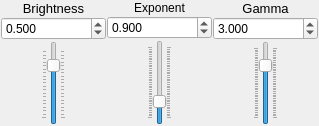
         <widget class="QWidget" name="Top">
          <attribute name="title">
           <string>Top</string>
          </attribute>
          <layout class="QGridLayout" name="gridLayout_23">
           <property name="leftMargin">
            <number>1</number>
           </property>
           <property name="topMargin">
            <number>1</number>
           </property>
           <property name="rightMargin">
            <number>1</number>
           </property>
           <property name="bottomMargin">
            <number>1</number>
           </property>
           <property name="spacing">
            <number>1</number>
           </property>
           <item row="0" column="0">
            <layout class="QVBoxLayout" name="verticalLayout_7">
             <item>
              <layout class="QVBoxLayout" name="verticalLayout_8">
               <item>
                <widget class="QLabel" name="label_9">
                 <property name="text">
                  <string>&lt;html&gt;&lt;head/&gt;&lt;body&gt;&lt;p align=&quot;center&quot;&gt;&lt;span style=&quot; font-size:10pt;&quot;&gt;Brightness&lt;/span&gt;&lt;/p&gt;&lt;/body&gt;&lt;/html&gt;</string>
                 </property>
                </widget>
               </item>
               <item>
                <widget class="QDoubleSpinBox" name="blend_top_lume_spin">
                 <property name="wrapping">
                  <bool>false</bool>
                 </property>
                 <property name="readOnly">
                  <bool>false</bool>
                 </property>
                 <property name="buttonSymbols">
                  <enum>QAbstractSpinBox::UpDownArrows</enum>
                 </property>
                 <property name="accelerated">
                  <bool>false</bool>
                 </property>
                 <property name="correctionMode">
                  <enum>QAbstractSpinBox::CorrectToPreviousValue</enum>
                 </property>
                 <property name="keyboardTracking">
                  <bool>true</bool>
                 </property>
                 <property name="decimals">
                  <number>3</number>
                 </property>
                 <property name="minimum">
                  <double>-0.990000000000000</double>
                 </property>
                 <property name="maximum">
                  <double>0.990000000000000</double>
                 </property>
                 <property name="singleStep">
                  <double>0.010000000000000</double>
                 </property>
                 <property name="value">
                  <double>0.500000000000000</double>
                 </property>
                </widget>
               </item>
              </layout>
             </item>
             <item>
              <layout class="QHBoxLayout" name="horizontalLayout_8">
               <item>
                <spacer name="horizontalSpacer_15">
                 <property name="orientation">
                  <enum>Qt::Horizontal</enum>
                 </property>
                 <property name="sizeHint" stdset="0">
                  <size>
                   <width>40</width>
                   <height>20</height>
                  </size>
                 </property>
                </spacer>
               </item>
               <item>
                <widget class="QSlider" name="blend_top_lume_slider">
                 <property name="minimum">
                  <number>-999</number>
                 </property>
                 <property name="maximum">
                  <number>999</number>
                 </property>
                 <property name="value">
                  <number>500</number>
                 </property>
                 <property name="orientation">
                  <enum>Qt::Vertical</enum>
                 </property>
                 <property name="invertedAppearance">
                  <bool>false</bool>
                 </property>
                 <property name="invertedControls">
                  <bool>false</bool>
                 </property>
                 <property name="tickPosition">
                  <enum>QSlider::TicksBothSides</enum>
                 </property>
                 <property name="tickInterval">
                  <number>100</number>
                 </property>
                </widget>
               </item>
               <item>
                <spacer name="horizontalSpacer_16">
                 <property name="orientation">
                  <enum>Qt::Horizontal</enum>
                 </property>
                 <property name="sizeHint" stdset="0">
                  <size>
                   <width>40</width>
                   <height>20</height>
                  </size>
                 </property>
                </spacer>
               </item>
              </layout>
             </item>
            </layout>
           </item>
           <item row="0" column="1">
            <layout class="QVBoxLayout" name="verticalLayout_19">
             <item>
              <layout class="QVBoxLayout" name="verticalLayout_20">
               <item>
                <widget class="QLabel" name="label_11">
                 <property name="text">
                  <string>&lt;html&gt;&lt;head/&gt;&lt;body&gt;&lt;p align=&quot;center&quot;&gt;Exponent&lt;/p&gt;&lt;/body&gt;&lt;/html&gt;</string>
                 </property>
                </widget>
               </item>
               <item>
                <widget class="QDoubleSpinBox" name="blend_top_exponent_spin">
                 <property name="wrapping">
                  <bool>false</bool>
                 </property>
                 <property name="frame">
                  <bool>true</bool>
                 </property>
                 <property name="buttonSymbols">
                  <enum>QAbstractSpinBox::UpDownArrows</enum>
                 </property>
                 <property name="accelerated">
                  <bool>false</bool>
                 </property>
                 <property name="correctionMode">
                  <enum>QAbstractSpinBox::CorrectToPreviousValue</enum>
                 </property>
                 <property name="keyboardTracking">
                  <bool>true</bool>
                 </property>
                 <property name="decimals">
                  <number>3</number>
                 </property>
                 <property name="maximum">
                  <double>4.000000000000000</double>
                 </property>
                 <property name="singleStep">
                  <double>0.050000000000000</double>
                 </property>
                 <property name="value">
                  <double>0.900000000000000</double>
                 </property>
                </widget>
               </item>
              </layout>
             </item>
             <item>
              <layout class="QHBoxLayout" name="horizontalLayout_74">
               <item>
                <spacer name="horizontalSpacer_21">
                 <property name="orientation">
                  <enum>Qt::Horizontal</enum>
                 </property>
                 <property name="sizeHint" stdset="0">
                  <size>
                   <width>40</width>
                   <height>20</height>
                  </size>
                 </property>
                </spacer>
               </item>
               <item>
                <widget class="QSlider" name="blend_top_exponent_slider">
                 <property name="maximum">
                  <number>4000</number>
                 </property>
                 <property name="value">
                  <number>900</number>
                 </property>
                 <property name="orientation">
                  <enum>Qt::Vertical</enum>
                 </property>
                 <property name="invertedAppearance">
                  <bool>false</bool>
                 </property>
                 <property name="invertedControls">
                  <bool>false</bool>
                 </property>
                 <property name="tickPosition">
                  <enum>QSlider::TicksBothSides</enum>
                 </property>
                 <property name="tickInterval">
                  <number>100</number>
                 </property>
                </widget>
               </item>
               <item>
                <spacer name="horizontalSpacer_22">
                 <property name="orientation">
                  <enum>Qt::Horizontal</enum>
                 </property>
                 <property name="sizeHint" stdset="0">
                  <size>
                   <width>40</width>
                   <height>20</height>
                  </size>
                 </property>
                </spacer>
               </item>
              </layout>
             </item>
            </layout>
           </item>
           <item row="0" column="2">
            <layout class="QVBoxLayout" name="verticalLayout_13">
             <item>
              <layout class="QVBoxLayout" name="verticalLayout_14">
               <item>
                <widget class="QLabel" name="label_8">
                 <property name="text">
                  <string>&lt;html&gt;&lt;head/&gt;&lt;body&gt;&lt;p align=&quot;center&quot;&gt;&lt;span style=&quot; font-size:10pt;&quot;&gt;Gamma&lt;/span&gt;&lt;/p&gt;&lt;/body&gt;&lt;/html&gt;</string>
                 </property>
                </widget>
               </item>
               <item>
                <widget class="QDoubleSpinBox" name="blend_top_gamma_spin">
                 <property name="wrapping">
                  <bool>false</bool>
                 </property>
                 <property name="frame">
                  <bool>true</bool>
                 </property>
                 <property name="buttonSymbols">
                  <enum>QAbstractSpinBox::UpDownArrows</enum>
                 </property>
                 <property name="accelerated">
                  <bool>false</bool>
                 </property>
                 <property name="correctionMode">
                  <enum>QAbstractSpinBox::CorrectToPreviousValue</enum>
                 </property>
                 <property name="keyboardTracking">
                  <bool>true</bool>
                 </property>
                 <property name="decimals">
                  <number>3</number>
                 </property>
                 <property name="maximum">
                  <double>4.000000000000000</double>
                 </property>
                 <property name="singleStep">
                  <double>0.050000000000000</double>
                 </property>
                 <property name="value">
                  <double>3.000000000000000</double>
                 </property>
                </widget>
               </item>
              </layout>
             </item>
             <item>
              <layout class="QHBoxLayout" name="horizontalLayout_7">
               <item>
                <spacer name="horizontalSpacer_13">
                 <property name="orientation">
                  <enum>Qt::Horizontal</enum>
                 </property>
                 <property name="sizeHint" stdset="0">
                  <size>
                   <width>40</width>
                   <height>20</height>
                  </size>
                 </property>
                </spacer>
               </item>
               <item>
                <widget class="QSlider" name="blend_top_gamma_slider">
                 <property name="maximum">
                  <number>4000</number>
                 </property>
                 <property name="value">
                  <number>3000</number>
                 </property>
                 <property name="orientation">
                  <enum>Qt::Vertical</enum>
                 </property>
                 <property name="invertedAppearance">
                  <bool>false</bool>
                 </property>
                 <property name="invertedControls">
                  <bool>false</bool>
                 </property>
                 <property name="tickPosition">
                  <enum>QSlider::TicksBothSides</enum>
                 </property>
                 <property name="tickInterval">
                  <number>100</number>
                 </property>
                </widget>
               </item>
               <item>
                <spacer name="horizontalSpacer_14">
                 <property name="orientation">
                  <enum>Qt::Horizontal</enum>
                 </property>
                 <property name="sizeHint" stdset="0">
                  <size>
                   <width>40</width>
                   <height>20</height>
                  </size>
                 </property>
                </spacer>
               </item>
              </layout>
             </item>
            </layout>
           </item>
          </layout>
         </widget>
